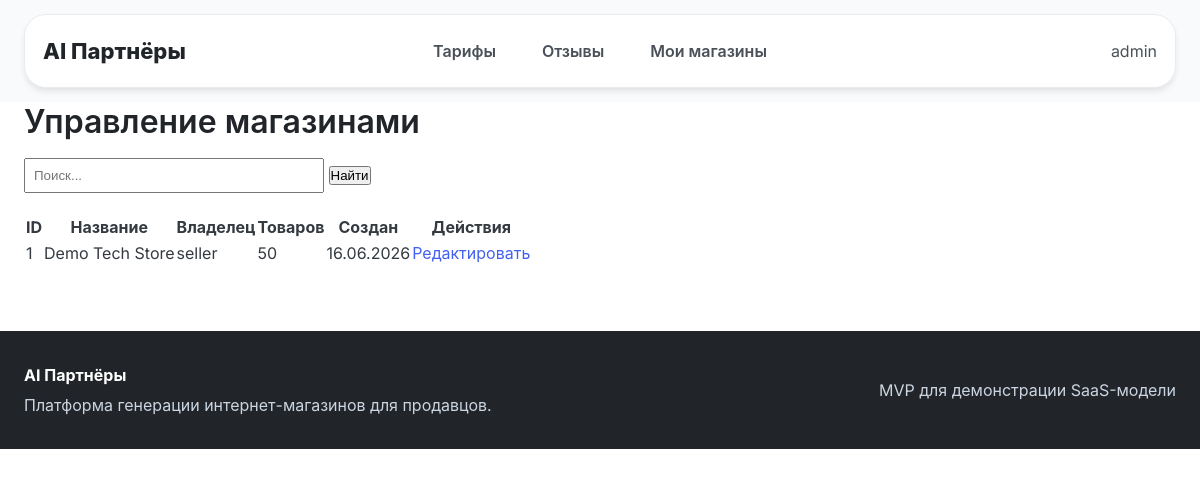
/platform-admin/shops/ (signed in), run on the app's committed database.
### shops/models.py (models this page shows, shortened)
class Shop(models.Model):
    owner = models.ForeignKey(User, on_delete=models.CASCADE, related_name='shops')
    name = models.CharField(max_length=100, verbose_name='Название магазина')
    slug = models.SlugField(unique=True, verbose_name='URL-адрес')
    description = models.TextField(blank=True, verbose_name='Описание')
    custom_css = models.TextField(blank=True, null=True, verbose_name='Кастомный CSS')
    template_key = models.CharField(max_length=40, default='modern', verbose_name='Базовый шаблон')
    is_demo = models.BooleanField(default=False, verbose_name='Демо-магазин')
    assistant_level = models.CharField(max_length=20, default='basic', verbose_name='Уровень ИИ-помощника')
    city = models.CharField(max_length=100, default='Екатеринбург', verbose_name='Город магазина')
    address = models.CharField(max_length=250, blank=True, verbose_name='Адрес магазина')
    hosting_enabled = models.BooleanField(default=False, verbose_name='Хостинг на платформе')
    theme_color = models.CharField(max_length=20, default='#4361ee', verbose_name='Цвет темы')
    delivery_enabled = models.BooleanField(default=True, verbose_name='Доставка включена')
    delivery_price = models.DecimalField(max_digits=10, decimal_places=2, default=0, verbose_name='Стоимость доставки')
    delivery_description = models.TextField(blank=True, default='Доставка рассчитывается при оформлении заказа', verbose_name='Описание доставки')
    payment_enabled = models.BooleanField(default=True, verbose_name='Оплата включена')
    payment_methods = models.CharField(max_length=200, default='Банковская карта, оплата при получении', verbose_name='Способы оплаты')
    created_at = models.DateTimeField(auto_now_add=True, verbose_name='Дата создания')
    class Meta:
        verbose_name = 'Магазин'
        verbose_name_plural = 'Магазины'

### platform_admin/views.py (the view)
# urls.py: path('shops/', views.admin_shops, name='admin_shops'),
@staff_member_required
def admin_shops(request):
    shops = Shop.objects.all().order_by('-created_at')
    query = request.GET.get('q', '')
    if query:
        shops = shops.filter(name__icontains=query)
    context = {
        'shops': shops,
        'query': query,
    }
    return render(request, 'platform_admin/shops.html', context)

### templates/platform_admin/shops.html (shortened to what this page needs)
{% extends 'base.html' %}
{% block content %}
<h1>Управление магазинами</h1>
<form method="get" style="margin-bottom: 20px;">
    <input type="text" name="q" placeholder="Поиск..." value="{{ query }}" style="width: 300px; padding: 8px;">
    <button type="submit">Найти</button>
</form>
<table>
    <thead>
        <tr>
            <th>ID</th>
            <th>Название</th>
            <th>Владелец</th>
            <th>Товаров</th>
            <th>Создан</th>
            <th>Действия</th>
        </tr>
    </thead>
    <tbody>
        {% for shop in shops %}
            <tr>
                <td>{{ shop.id }}</td>
                <td>{{ shop.name }}</td>
                <td>{{ shop.owner.username }}</td>
                <td>{{ shop.products.count }}</td>
                <td>{{ shop.created_at|date:"d.m.Y" }}</td>
                <td><a href="/admin/shops/shop/{{ shop.id }}/change/">Редактировать</a></td>
            </tr>
        {% endfor %}
    </tbody>
</table>
{% endblock %}

### templates/base.html (shortened to what this page needs)
<!DOCTYPE html>
<html lang="ru">
<head>
    <link rel="stylesheet" href="/static/css/amazon-style.css">
</head>
<body>
    {% block platform_header %}
    <header class="platform-header">
        <div class="platform-header-box">
            <div class="platform-brand"><a href="/">AI Партнёры</a></div>
            <nav class="platform-center-nav">
                <a href="{% url 'pricing' %}">Тарифы</a>
                <a href="{% url 'platform_reviews' %}">Отзывы</a>
                {% if is_seller or is_super_admin %}<a href="{% url 'my_shops' %}">Мои магазины</a>{% endif %}
            </nav>
            <div class="platform-actions">
                {% if user.is_authenticated %}
                    <div class="user-menu">
                        <div class="user-menu-trigger">{{ user.username }}</div>
                    </div>
                {% else %}
                    <a href="{% url 'login' %}" class="btn btn-outline" style="padding: var(--spacing-xs) var(--spacing-md);">Войти</a>
                    <a href="{% url 'register_seller' %}" class="btn btn-primary" style="padding: var(--spacing-xs) var(--spacing-md);">Регистрация продавца</a>
                {% endif %}
            </div>
        </div>
    </header>
    {% endblock %}
    <main class="container">
        {% block content %}{% endblock %}
    </main>
    {% block platform_footer %}
    <footer class="platform-footer">
        <div class="platform-footer-inner">
            <div>
                <strong>AI Партнёры</strong>
                <p style="margin: 6px 0 0; color: #cbd5e1;">Платформа генерации интернет-магазинов для продавцов.</p>
            </div>
            <div style="color: #cbd5e1;">MVP для демонстрации SaaS-модели</div>
        </div>
    </footer>
    {% endblock %}
</body>
</html>

### static/css/amazon-style.css (style rules this page uses)
:root { --primary: #4361ee; --primary-dark: #3a56d4; --primary-light: #e8edff; --secondary: #6c757d; --success: #28a745; --danger: #dc3545; --warning: #ffc107; --info: #17a2b8; --dark: #1a1a2e; --light: #f8f9fa; --white: #ffffff; --gray-100: #f8f9fa; --gray-200: #e9ecef; --gray-300: #dee2e6; --gray-400: #ced4da; --gray-500: #adb5bd; --gray-600: #6c757d; --gray-700: #495057; --gray-800: #343a40; --gray-900: #212529; --spacing-xs: 4px; --spacing-sm: 8px; --spacing-md: 16px; --spacing-lg: 24px; --spacing-xl: 32px; --spacing-2xl: 48px; --font-family: 'Inter', -apple-system, BlinkMacSystemFont, 'Segoe UI', Roboto, 'Helvetica Neue', Arial, sans-serif; --font-size-xs: 12px; --font-size-sm: 14px; --font-size-md: 16px; --font-size-lg: 18px; --font-size-xl: 24px; --font-size-2xl: 32px; --radius-sm: 4px; --radius-md: 8px; --radius-lg: 12px; --radius-xl: 16px; --radius-full: 9999px; --shadow-sm: 0 1px 2px 0 rgba(0, 0, 0, 0.05); --shadow-md: 0 4px 6px -1px rgba(0, 0, 0, 0.1); --shadow-lg: 0 10px 15px -3px rgba(0, 0, 0, 0.1); --shadow-xl: 0 20px 25px -5px rgba(0, 0, 0, 0.1); }
* { margin: 0; padding: 0; box-sizing: border-box; }
body { font-family: var(--font-family); font-size: var(--font-size-md); line-height: 1.5; color: var(--gray-800); background-color: var(--white); }
h1, h2, h3, h4, h5, h6 { margin-bottom: var(--spacing-md); font-weight: 600; line-height: 1.25; color: var(--gray-900); }
h1 { font-size: var(--font-size-2xl); }
a { color: var(--primary); text-decoration: none; transition: color 0.2s ease; }
.container { max-width: 1280px; margin: 0 auto; padding: 0 var(--spacing-lg); }
.user-menu { position: relative; }
.user-menu-trigger { cursor: pointer; display: flex; align-items: center; gap: var(--spacing-xs); color: var(--gray-700); }

### templates/base.html (style rules this page uses)
.platform-header { padding: 14px 24px; background: rgba(248,250,252,.94); position: sticky; top: 0; z-index: 1100; backdrop-filter: blur(14px); }
.platform-header-box { max-width: 1280px; margin: 0 auto; background: #fff; border: 1px solid var(--gray-200); border-radius: 22px; box-shadow: var(--shadow-md); padding: 14px 18px; display: grid; grid-template-columns: 1fr auto 1fr; align-items: center; gap: 16px; }
.platform-brand a { font-size: 22px; font-weight: 800; color: var(--gray-900); text-decoration: none; }
.platform-center-nav { display: flex; align-items: center; justify-content: center; gap: 10px; }
.platform-center-nav a { padding: 10px 18px; border-radius: 999px; color: var(--gray-700); font-weight: 600; text-decoration: none; }
.platform-actions { display: flex; align-items: center; justify-content: flex-end; gap: 10px; }
.platform-footer { margin-top: 64px; padding: 32px 24px; background: var(--gray-900); color: white; }
.platform-footer-inner { max-width: 1280px; margin: 0 auto; display: flex; justify-content: space-between; gap: 18px; flex-wrap: wrap; align-items: center; }

### data on the page
Shop: id "1", name "Demo Tech Store", owner.username "seller", products.count "50", created_at "16.06.2026"

### other printed values
{{ user.username }} "admin"
